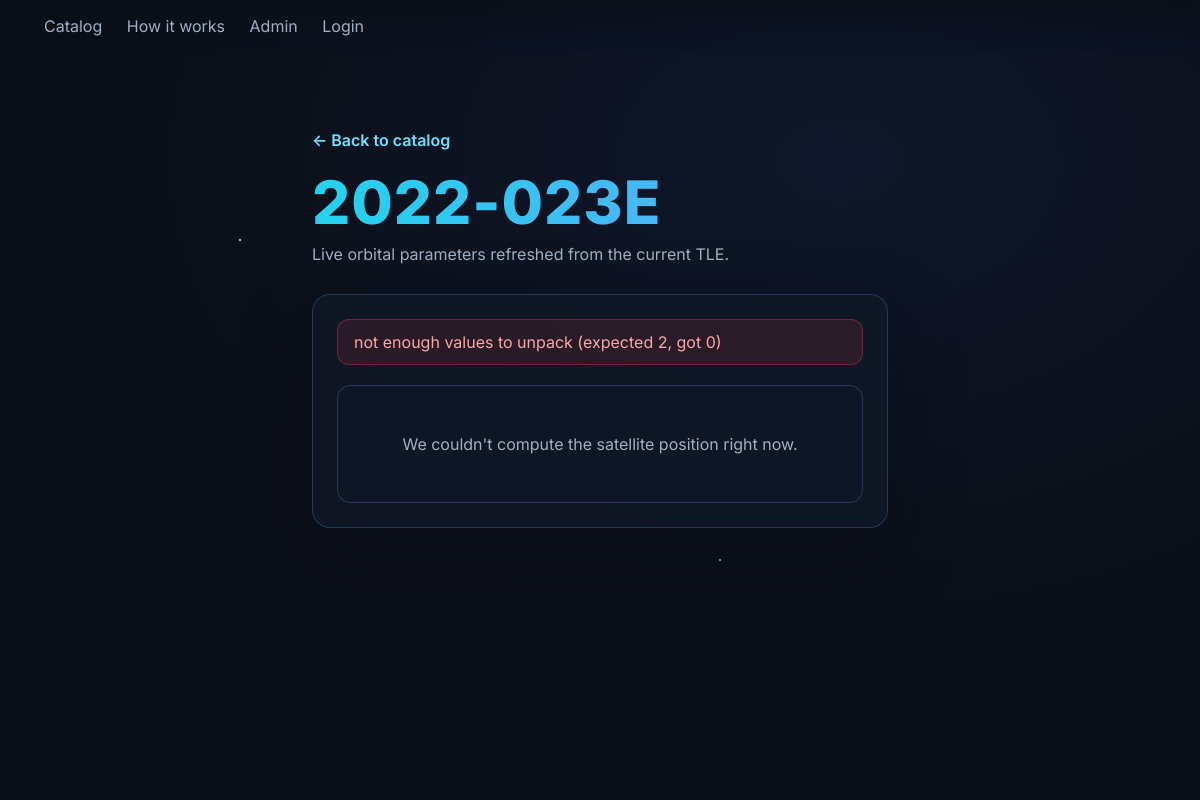
Page /catalog/51950/ on the earlier database version.
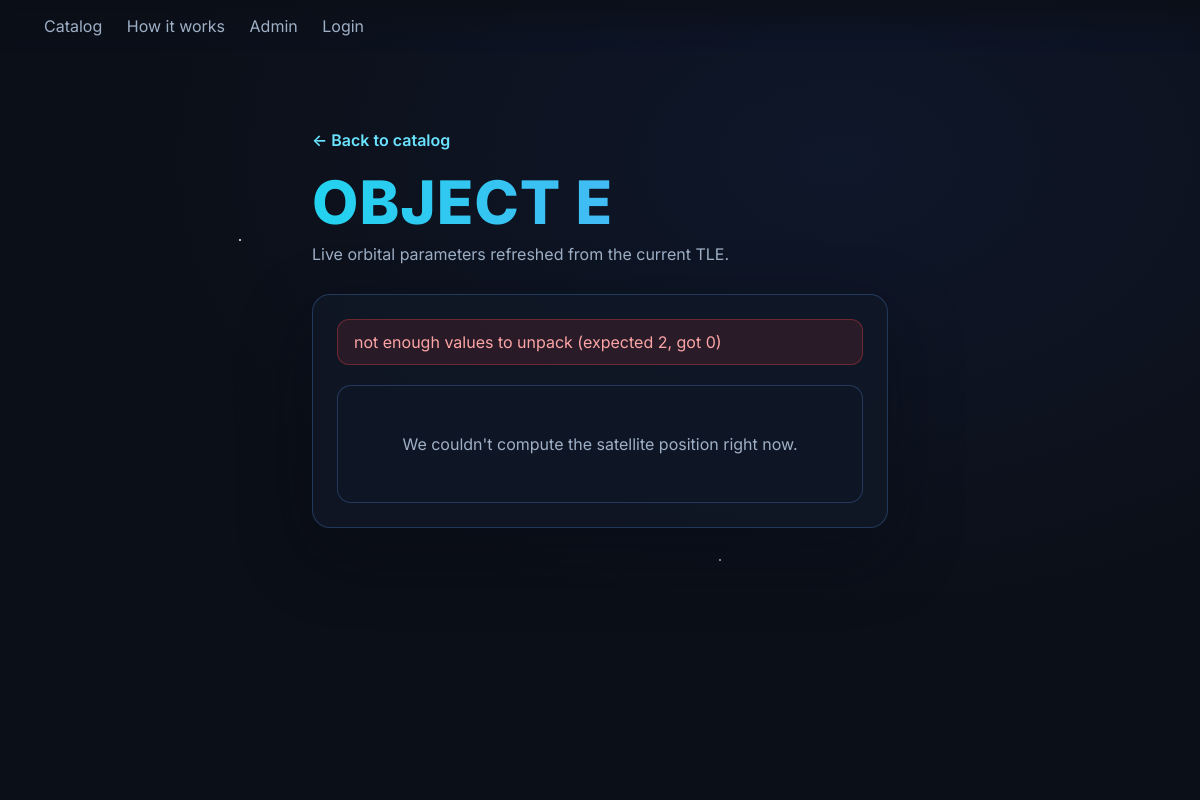
Same page on the later database version.
### satellites/models.py (models this page shows, shortened)
class TLE(models.Model):
    norad_id = models.PositiveIntegerField(primary_key=True)
    name = models.CharField(max_length=128, blank=True)
    line1 = models.CharField(max_length=80)
    line2 = models.CharField(max_length=80)
    updated_at = models.DateTimeField(auto_now=True)

### satellites/views.py (the view)
# urls.py: path('catalog/<int:norad_id>/', satellite_detail, name='satellite-detail'),
def satellite_detail(request, norad_id: int):
    tle = get_object_or_404(TLE, pk=norad_id)
    try:
        name, line1, line2 = get_or_refresh_tle(norad_id, max_age_hours=48)
    except TLENotFound:
        name = (tle.name or "").strip()
        line1, line2 = tle.line1, tle.line2
    try:
        stats = propagate_now(line1, line2)
    except ValueError as error:
        stats = None
        error_message = str(error)
    else:
        error_message = None
    clean_name = (name or "").strip()
    label = clean_name or f"NORAD {norad_id}"
    if stats and stats.get("timestamp"):
        try:
            stats["timestamp_obj"] = datetime.fromisoformat(stats["timestamp"])
        except ValueError:
            stats["timestamp_obj"] = None
    context = {
        "satellite": {
            "norad_id": norad_id,
            "name": clean_name,
            "label": label,
        },
        "stats": stats,
        "error": error_message,
    }
    return render(request, "satellite_detail.html", context)

### satellites/services/propagation.py (called while the page is built)
def propagate_now(line1: str, line2: str):
    now = datetime.now(timezone.utc)
    sat = Satrec.twoline2rv(line1, line2)
    jd, fr = jday(now.year, now.month, now.day, now.hour, now.minute, now.second + now.microsecond/1e6)
    e, r, v = sat.sgp4(jd, fr)
    if e != 0:
        raise ValueError(f"SGP4 error code {e}")
    x, y, z = _teme_to_ecef(r, v, now)
    lon, lat, alt = _ecef_to_geodetic.transform(x*1000, y*1000, z*1000)  # meters in -> lon,lat,ellipsoidal height(m)
    alt_km = alt / 1000.0
    vel_kms = math.sqrt(v[0]**2 + v[1]**2 + v[2]**2)
    return {
        "lat": float(lat),
        "lon": float(lon),
        "alt_km": float(alt_km),
        "vel_kms": float(vel_kms),
        "timestamp": now.isoformat(),
    }

### satellites/services/tle_fetcher.py (called while the page is built)
def fetch_tle_from_celestrak(norad_id: int) -> Tuple[str, str, str]:
    url = CELESTRAK_TLE_BY_CATNR.format(norad_id=norad_id)
    with httpx.Client(timeout=15.0, follow_redirects=True) as client:
        r = client.get(url)
        r.raise_for_status()
        text = r.text.strip()
        if not text:
            raise TLENotFound(f"No TLE returned for {norad_id}")
        recs = parse_tle_catalog(text)
        if not recs:
            raise TLENotFound(f"Unable to parse TLE for {norad_id}")
        rec = recs[0]
        return rec["name"], rec["line1"], rec["line2"]

def get_or_refresh_tle(norad_id: int, max_age_hours: int = 48) -> Tuple[str, str, str]:
    tle = TLE.objects.filter(norad_id=norad_id).first()
    now = datetime.now(timezone.utc)
    if tle and tle.updated_at:
        age = now - tle.updated_at.replace(tzinfo=timezone.utc)
        if age < timedelta(hours=max_age_hours):
            return tle.name, tle.line1, tle.line2
    name, l1, l2 = fetch_tle_from_celestrak(norad_id)
    if tle:
        tle.name, tle.line1, tle.line2 = name, l1, l2
        tle.save(update_fields=["name", "line1", "line2", "updated_at"])
    else:
        TLE.objects.create(norad_id=norad_id, name=name, line1=l1, line2=l2)
    return name, l1, l2

### satellites/templates/satellite_detail.html (shortened to what this page needs)
{% load static %}
<!DOCTYPE html>
<html lang="en">
<head>
  <link rel="stylesheet" href="{% static 'satellites/home.css' %}?v=2" />
  <link rel="stylesheet" href="{% static 'satellites/catalog.css' %}?v=1" />
  <link rel="stylesheet" href="https://unpkg.com/leaflet@1.9.4/dist/leaflet.css" />
</head>
<body>
  <div id="stars"></div>
  <header class="site-header">
    <nav>
      <a href="{% url 'catalog' %}">Catalog</a>
      <a href="{% url 'home' %}#how">How it works</a>
      <a href="/admin/">Admin</a>
      {% if user.is_authenticated %}
        <a href="{% url 'logout' %}">Logout</a>
      {% else %}
        <a href="{% url 'login' %}">Login</a>
      {% endif %}
    </nav>
  </header>
  <main class="satellite-detail">
    <a class="back-link" href="{% url 'catalog' %}">← Back to catalog</a>
    <div class="detail-header">
      <div class="hero-brand">{{ satellite.label }}</div>
      <p class="subtitle">Live orbital parameters refreshed from the current TLE.</p>
    </div>
    <div class="detail-layout">
      <div class="detail-panel">
        {% if error %}
          <div class="detail-error">{{ error }}</div>
        {% endif %}
        {% if stats %}
          <table class="stats-table">
            <tbody>
              <tr>
                <th scope="row">NORAD ID</th>
                <td>{{ satellite.norad_id }}</td>
              </tr>
              <tr>
                <th scope="row">Name</th>
                <td>{{ satellite.name|default:"—" }}</td>
              </tr>
              <tr>
                <th scope="row">Latitude</th>
                <td>{{ stats.lat|floatformat:2 }}°</td>
              </tr>
              <tr>
                <th scope="row">Longitude</th>
                <td>{{ stats.lon|floatformat:2 }}°</td>
              </tr>
              <tr>
                <th scope="row">Altitude</th>
                <td>{{ stats.alt_km|floatformat:1 }} km</td>
              </tr>
              <tr>
                <th scope="row">Velocity</th>
                <td>{{ stats.vel_kms|floatformat:3 }} km/s</td>
              </tr>
              <tr>
                <th scope="row">Timestamp (UTC)</th>
                <td>
                  {% if stats.timestamp_obj %}
                    {{ stats.timestamp_obj|date:"Y-m-d H:i:s" }} UTC
                  {% else %}
                    {{ stats.timestamp }}
                  {% endif %}
                </td>
              </tr>
            </tbody>
          </table>
        {% else %}
          <div class="catalog-empty">
            <p>We couldn't compute the satellite position right now.</p>
          </div>
        {% endif %}
      </div>
    </div>
  </main>
</body>
</html>

### satellites/static/satellites/home.css (style rules this page uses)
:root { --bg:#0b0f17; --text:#e8eef9; --muted:#9fb0c6; --accent:#6ae3ff; --panel:#111827; }
* { box-sizing:border-box }
html,body { height:100% }
body { margin:0; font-family:Inter, system-ui, -apple-system, Segoe UI, Roboto, sans-serif; color:var(--text); background:radial-gradient(1200px 800px at 70% 20%, #0f172a 0%, var(--bg) 60%); overflow-x:hidden; }
.site-header { position:fixed; top:0; left:0; right:0; z-index:3; display:flex; justify-content:space-between; align-items:center; padding:16px 24px; background:linear-gradient(180deg, rgba(11,15,23,0.8), rgba(11,15,23,0)); backdrop-filter:saturate(1.2) blur(6px); }
.site-header nav a { color:var(--muted); text-decoration:none; margin-left:20px }
#stars { position:fixed; inset:0; background:transparent; pointer-events:none; z-index:0; background-image: radial-gradient(2px 2px at 20% 30%, rgba(255,255,255,0.7) 50%, transparent 51%), radial-gradient(1px 1px at 80% 20%, rgba(255,255,255,0.5) 50%, transparent 51%), radial-gradient(1.5px 1.5px at 60% 70%, rgba(255,255,255,0.6) 50%, transparent 51%), radial-gradient(1px 1px at 30% 80%, rgba(255,255,255,0.5) 50%, transparent 51%); background-repeat:repeat; animation: twinkle 8s linear infinite; }
.hero-brand { font-weight:800; letter-spacing:1px; font-size:clamp(40px, 7vw, 88px); background:linear-gradient(90deg, #22d3ee, #60a5fa); -webkit-background-clip:text; background-clip:text; -webkit-text-fill-color:transparent; margin:0 0 12px; }
.subtitle { color:var(--muted); margin:0 0 24px }

### satellites/static/satellites/catalog.css (style rules this page uses)
:root { --panel:#111827; --panel-border:rgba(96,165,250,0.25); --panel-hover:rgba(34,211,238,0.12); }
.catalog-empty { background:rgba(17,24,39,0.7); border:1px solid var(--panel-border); border-radius:14px; padding:32px; text-align:center; color:var(--muted); }
.satellite-detail { position:relative; z-index:1; max-width:720px; margin:0 auto; padding:130px 6vw 80px; }
.detail-layout { display:flex; flex-direction:column; gap:28px; }
.detail-panel, .map-panel { background:rgba(17,24,39,0.82); border-radius:18px; border:1px solid var(--panel-border); box-shadow:0 25px 70px rgba(8,12,22,0.45); padding:24px; width:100%; box-sizing:border-box; }
.satellite-detail .hero-brand { font-size:clamp(30px, 5vw, 60px); margin-bottom:6px; }
.detail-header { margin-bottom:30px; }
.back-link { display:inline-flex; align-items:center; gap:6px; color:var(--accent); text-decoration:none; font-weight:600; margin-bottom:16px; }
.detail-error { background:rgba(239,68,68,0.12); border:1px solid rgba(239,68,68,0.35); color:#fca5a5; padding:12px 16px; border-radius:12px; margin-bottom:20px; }

Differences in the rows shown:
changed TLE: label "2022-023E" → "OBJECT E"
